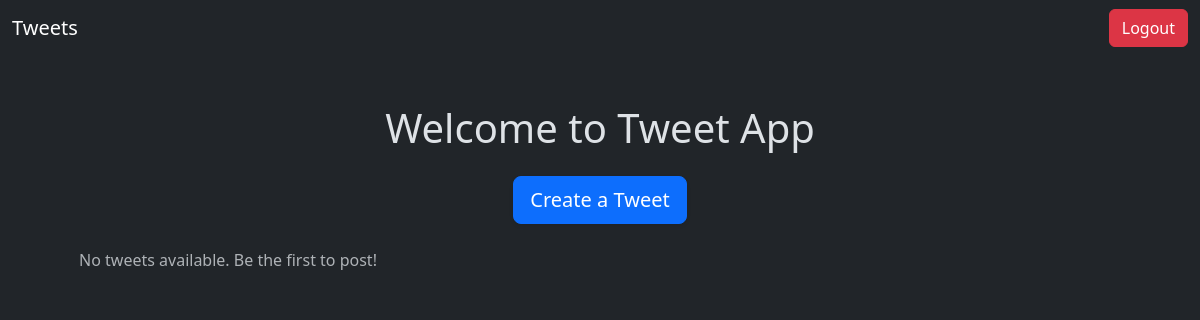
Before: /tweetapp/ (signed in) with the older database file.
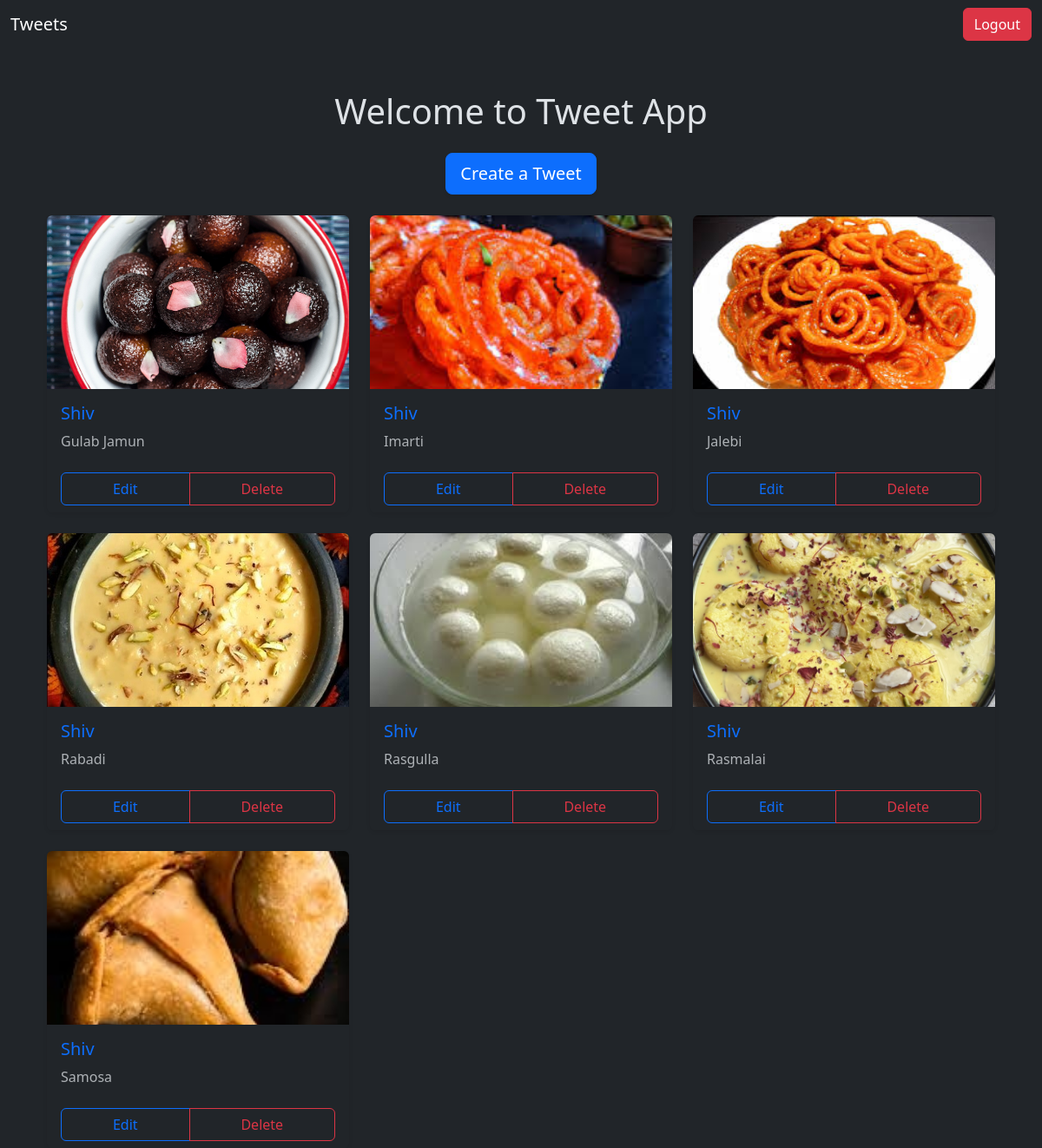
After: the same page with the newer database file.
### tweetapp/models.py (models this page shows, shortened)
class Tweet(models.Model):
    user=models.ForeignKey(User,on_delete=models.CASCADE)
    text = models.TextField(max_length=240)
    photo = models.ImageField(upload_to='photos/',blank=True, null=True)
    created_at = models.DateTimeField(auto_now_add=True)
    updated_at = models.DateTimeField(auto_now=True)

### tweetapp/views.py (the view)
# urls.py: path('' , views.tweet_list , name = 'tweet_list'),
def tweet_list (request):
    tweets = Tweet.objects.all().order_by('-created_at')
    return render(request, 'tweet_list.html' , {'tweets': tweets})

### tweetapp/templates/tweet_list.html (shortened to what this page needs)
{% extends "layout.html" %}
{% block content %}
<div class="container mt-5">
    <h1 class="text-center mb-4">Welcome to Tweet App</h1>
    <div class="d-flex justify-content-center">
        <a class="btn btn-primary btn-lg shadow-sm mb-4" href="{% url 'tweet_create' %}">
             Create a Tweet
        </a>
    </div>
    <div class="row row-cols-1 row-cols-md-3 g-4">
        {% for tweet in tweets %}
        <div class="col">
            <div class="card shadow-sm border-0 h-100">
                {% if tweet.photo %}
                <img src="{{ tweet.photo.url }}" class="card-img-top rounded-top img-fluid" style="height: 200px; object-fit: cover;" alt="Tweet Image">
                {% else %}
                    <div class="text-center p-3 bg-light text-muted">No Image Available</div>
                {% endif %}
                <div class="card-body">
                    <h5 class="card-title text-primary">
                         {{ tweet.user.username }}
                    </h5>
                    <p class="card-text text-muted">{{ tweet.text }}</p>
                </div>
                <div class="card-footer bg-dark border-top-0">
                    <div class="btn-group w-100">
                        {% if tweet.user == user  %}
                        <a href="{% url 'tweet_edit' tweet.id %}" class="btn btn-outline-primary">
                             Edit
                        </a>
                        <a href="{% url 'tweet_delete' tweet.id %}" class="btn btn-outline-danger">
                             Delete
                        </a>
                        {% endif %}
                    </div>
                </div>
            </div>
        </div>
        {% empty %}
        <div class="col text-center">
            <p class="text-muted">No tweets available. Be the first to post!</p>
        </div>
        {% endfor %}
    </div>
</div>
{% endblock %}

Changed rows visible on the page:
added Tweet: photo (picture), user.username "Shiv", text "Gulab Jamun", shows "Edit"
added Tweet: photo (picture), user.username "Shiv", text "Imarti", shows "Edit"
added Tweet: photo (picture), user.username "Shiv", text "Jalebi", shows "Edit"
added Tweet: photo (picture), user.username "Shiv", text "Rabadi", shows "Edit"
added Tweet: photo (picture), user.username "Shiv", text "Rasgulla", shows "Edit"
added Tweet: photo (picture), user.username "Shiv", text "Rasmalai", shows "Edit"
added Tweet: photo (picture), user.username "Shiv", text "Samosa", shows "Edit"
Other visible differences:
text no longer shown: "No tweets available. Be the first to post!"
